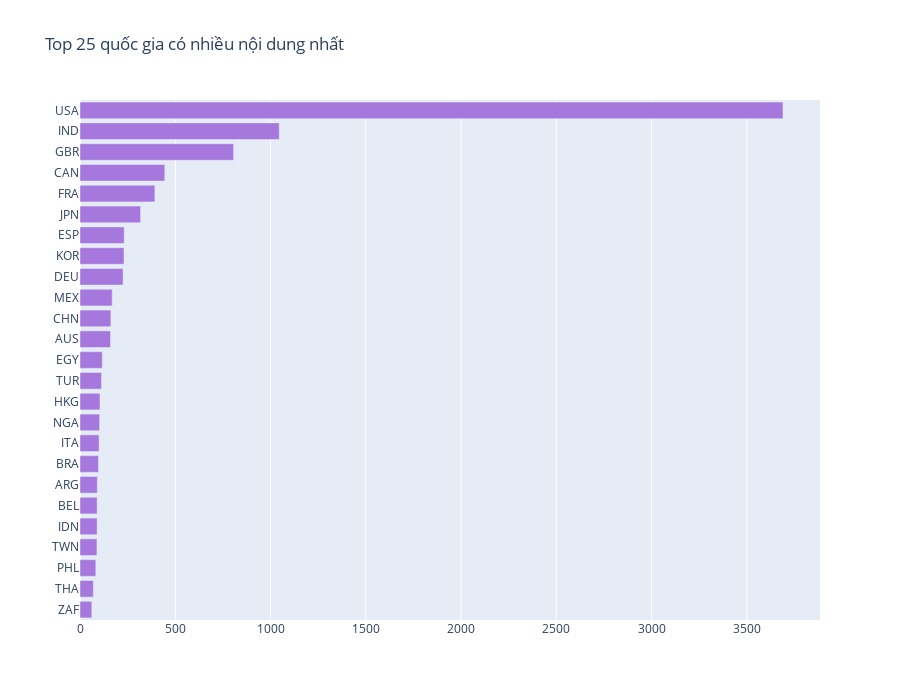

The cell this chart's notebook holds for it:
### Code cell
from plotly.offline import init_notebook_mode, iplot
import plotly.graph_objects as go
from collections import Counter

init_notebook_mode(connected=True)

country_codes = {'afghanistan': 'AFG', 'albania': 'ALB', 'algeria': 'DZA', 'american samoa': 'ASM', 'andorra': 'AND',
                 'angola': 'AGO', 'anguilla': 'AIA', 'antigua and barbuda': 'ATG', 'argentina': 'ARG', 'armenia': 'ARM',
                 'aruba': 'ABW', 'australia': 'AUS', 'austria': 'AUT', 'azerbaijan': 'AZE', 'bahamas': 'BHM',
                 'bahrain': 'BHR', 'bangladesh': 'BGD', 'barbados': 'BRB', 'belarus': 'BLR', 'belgium': 'BEL',
                 'belize': 'BLZ', 'benin': 'BEN', 'bermuda': 'BMU', 'bhutan': 'BTN', 'bolivia': 'BOL',
                 'bosnia and herzegovina': 'BIH', 'botswana': 'BWA', 'brazil': 'BRA', 'british virgin islands': 'VGB',
                 'brunei': 'BRN', 'bulgaria': 'BGR', 'burkina faso': 'BFA', 'burma': 'MMR', 'burundi': 'BDI',
                 'cabo verde': 'CPV', 'cambodia': 'KHM', 'cameroon': 'CMR', 'canada': 'CAN',
                 'cayman islands': 'CYM', 'central african republic': 'CAF', 'chad': 'TCD', 'chile': 'CHL',
                 'china': 'CHN', 'colombia': 'COL', 'comoros': 'COM', 'congo democratic': 'COD',
                 'Congo republic': 'COG', 'cook islands': 'COK', 'costa rica': 'CRI', "cote d'ivoire": 'CIV',
                 'croatia': 'HRV', 'cuba': 'CUB', 'curacao': 'CUW', 'cyprus': 'CYP', 'czech republic': 'CZE',
                 'denmark': 'DNK', 'djibouti': 'DJI', 'dominica': 'DMA', 'dominican republic': 'DOM',
                 'ecuador': 'ECU', 'egypt': 'EGY', 'el salvador': 'SLV', 'equatorial guinea': 'GNQ',
                 'eritrea': 'ERI', 'estonia': 'EST', 'ethiopia': 'ETH', 'falkland islands': 'FLK',
                 'faroe islands': 'FRO', 'fiji': 'FJI', 'finland': 'FIN', 'france': 'FRA',
                 'french polynesia': 'PYF', 'gabon': 'GAB', 'gambia, the': 'GMB', 'georgia': 'GEO', 'germany': 'DEU',
                 'ghana': 'GHA', 'gibraltar': 'GIB', 'greece': 'GRC', 'greenland': 'GRL', 'grenada': 'GRD',
                 'guam': 'GUM', 'guatemala': 'GTM', 'guernsey': 'GGY', 'guinea-bissau': 'GNB', 'guinea': 'GIN',
                 'guyana': 'GUY', 'haiti': 'HTI', 'honduras': 'HND', 'hong kong': 'HKG', 'hungary': 'HUN',
                 'iceland': 'ISL', 'india': 'IND', 'indonesia': 'IDN', 'iran': 'IRN', 'iraq': 'IRQ', 'ireland': 'IRL',
                 'isle of man': 'IMN', 'israel': 'ISR', 'italy': 'ITA', 'jamaica': 'JAM', 'japan': 'JPN',
                 'jersey': 'JEY', 'jordan': 'JOR', 'kazakhstan': 'KAZ', 'kenya': 'KEN', 'kiribati': 'KIR',
                 'north korea': 'PRK', 'south korea': 'KOR', 'kosovo': 'KSV', 'kuwait': 'KWT', 'kyrgyzstan': 'KGZ',
                 'laos': 'LAO', 'latvia': 'LVA', 'lebanon': 'LBN', 'lesotho': 'LSO', 'liberia': 'LBR', 'libya': 'LBY',
                 'liechtenstein': 'LIE', 'lithuania': 'LTU', 'luxembourg': 'LUX', 'macau': 'MAC', 'macedonia': 'MKD',
                 'madagascar': 'MDG', 'malawi': 'MWI', 'malaysia': 'MYS', 'maldives': 'MDV', 'mali': 'MLI', 'malta': 'MLT',
                 'marshall islands': 'MHL', 'mauritania': 'MRT', 'mauritius': 'MUS', 'mexico': 'MEX',
                 'micronesia': 'FSM', 'moldova': 'MDA', 'monaco': 'MCO', 'mongolia': 'MNG', 'montenegro': 'MNE',
                 'morocco': 'MAR', 'mozambique': 'MOZ', 'namibia': 'NAM', 'nepal': 'NPL', 'netherlands': 'NLD',
                 'new caledonia': 'NCL', 'new zealand': 'NZL', 'nicaragua': 'NIC', 'nigeria': 'NGA', 'niger': 'NER',
                 'niue': 'NIU', 'northern mariana islands': 'MNP', 'norway': 'NOR', 'oman': 'OMN', 'pakistan': 'PAK',
                 'palau': 'PLW', 'panama': 'PAN', 'papua new guinea': 'PNG', 'paraguay': 'PRY', 'peru': 'PER',
                 'philippines': 'PHL', 'poland': 'POL', 'portugal': 'PRT', 'puerto rico': 'PRI', 'qatar': 'QAT',
                 'romania': 'ROU', 'russia': 'RUS', 'rwanda': 'RWA', 'saint kitts and nevis': 'KNA',
                 'saint lucia': 'LCA', 'saint martin': 'MAF', 'saint pierre and miquelon': 'SPM',
                 'saint vincent and the grenadines': 'VCT', 'samoa': 'WSM', 'san marino': 'SMR',
                 'sao tome and principe': 'STP', 'saudi arabia': 'SAU', 'senegal': 'SEN', 'serbia': 'SRB',
                 'seychelles': 'SYC', 'sierra leone': 'SLE', 'singapore': 'SGP', 'sint maarten': 'SXM',
                 'slovakia': 'SVK', 'slovenia': 'SVN', 'solomon islands': 'SLB', 'somalia': 'SOM',
                 'south africa': 'ZAF', 'south sudan': 'SSD', 'spain': 'ESP', 'sri lanka': 'LKA', 'sudan': 'SDN',
                 'suriname': 'SUR', 'swaziland': 'SWZ', 'sweden': 'SWE', 'switzerland': 'CHE', 'syria': 'SYR',
                 'taiwan': 'TWN', 'tajikistan': 'TJK', 'tanzania': 'TZA', 'thailand': 'THA', 'timor-leste': 'TLS',
                 'togo': 'TGO', 'tonga': 'TON', 'trinidad and tobago': 'TTO', 'tunisia': 'TUN', 'turkey': 'TUR',
                 'turkmenistan': 'TKM', 'tuvalu': 'TUV', 'uganda': 'UGA', 'ukraine': 'UKR',
                 'united arab emirates': 'ARE', 'united kingdom': 'GBR', 'united states': 'USA', 'uruguay': 'URY',
                 'uzbekistan': 'UZB', 'vanuatu': 'VUT', 'venezuela': 'VEN', 'vietnam': 'VNM',
                 'virgin islands': 'VGB', 'west bank': 'WBG', 'yemen': 'YEM', 'zambia': 'ZMB', 'zimbabwe': 'ZWE'}

colorscale = ["#f7fbff", "#ebf3fb", "#deebf7", "#d2e3f3", "#c6dbef", "#b3d2e9", "#9ecae1",
              "#85bcdb", "#6baed6", "#57a0ce", "#4292c6", "#3082be", "#2171b5", "#1361a9",
              "#08519c", "#0b4083", "#08306b"
              ]

def geoplot_corrected(ddf):
    country_counts = Counter()
    shows_countries = ddf['country'].dropna().str.lower()
    for countries_str in shows_countries:
        for country in [c.strip() for c in countries_str.split(',')]:
            if country.lower() in country_codes:
                country_counts[country_codes[country.lower()]] += 1

    locations = list(country_counts.keys())
    z = list(country_counts.values())

    data = [dict(
        type='choropleth',
        locations=locations,
        z=z,
        colorscale=[[0, "rgb(5, 10, 172)"], [0.35, "rgb(40, 60, 190)"], [0.5, "rgb(70, 100, 245)"], \
                    [0.6, "rgb(90, 120, 245)"], [0.7, "rgb(106, 137, 247)"], [1, "rgb(220, 220, 220)"]],
        autocolorscale=False,
        reversescale=True,
        marker=dict(
            line=dict(
                color='gray',
                width=0.5
            )),
        colorbar=dict(
            autotick=False,
            title='Số lượng nội dung')
    )]

    layout = dict(
        title='Phân bố số lượng nội dung theo quốc gia',
        geo=dict(
            showframe=False,
            showcoastlines=False,
            projection=dict(
                type='Mercator'
            )
        )
    )

    fig = dict(data=data, layout=layout)
    iplot(fig, validate=False, filename='d3-world-map')
    return dict(country_counts)

country_vals = geoplot_corrected(df)
tabs = Counter(country_vals).most_common(25)

labels = [_[0] for _ in tabs][::-1]
values = [_[1] for _ in tabs][::-1]
trace1 = go.Bar(y=labels, x=values, orientation="h", name="", marker=dict(color="#a678de"))

data_bar = [trace1]
layout_bar = go.Layout(title="Top 25 quốc gia có nhiều nội dung nhất", height=700, legend=dict(x=0.1, y=1.1, orientation="h"))
fig_bar = go.Figure(data=data_bar, layout=layout_bar)
fig_bar.show()

### Figure 1 — Plotly figure (JSON) as saved in the notebook; plotly's stock layout.template omitted (floating-point values rounded to 4 significant figures)
{"data": [{"marker": {"color": "#a678de"}, "name": "", "orientation": "h", "type": "bar", "x": [62, 70, 83, 89, 90, 90, 91, 97, 100, 103, 105, 113, 117, 160, 162, 169, 226, 231, 232, 318, 393, 445, 806, 1046, 3690], "y": ["ZAF", "THA", "PHL", "TWN", "IDN", "BEL", "ARG", "BRA", "ITA", "NGA", "HKG", "TUR", "EGY", "AUS", "CHN", "MEX", "DEU", "KOR", "ESP", "JPN", "FRA", "CAN", "GBR", "IND", "USA"]}], "layout": {"height": 700, "legend": {"orientation": "h", "x": 0.1, "y": 1.1}, "title": {"text": "Top 25 quốc gia có nhiều nội dung nhất"}}}
